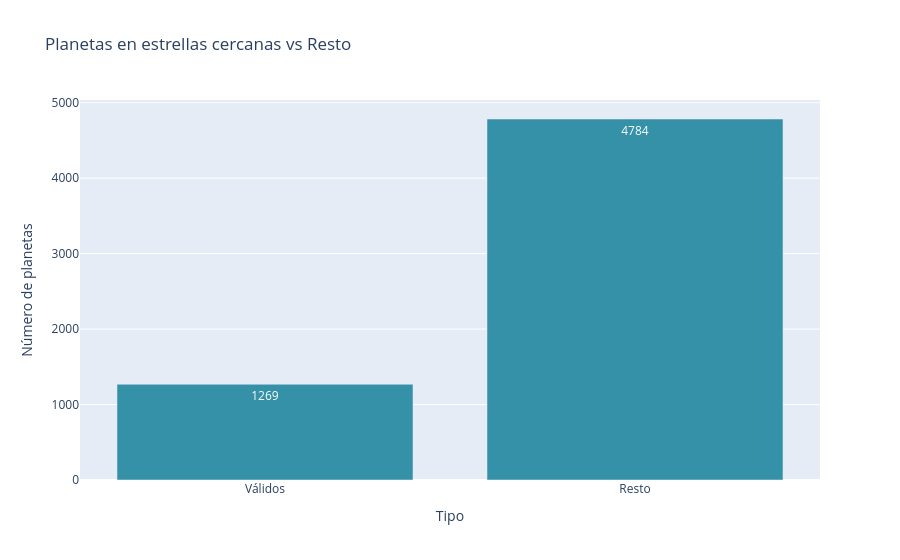

The notebook cell saved with this chart:
### Code cell
# Calculamos porcentaje de planetas en estrellas cercanas 
total = len(sub)
validos_count = sub['cerca'].sum()
porcentaje = 100 * validos_count / total

print(f'Porcentaje de planetas válidos: {round(porcentaje,3)} %')

summary = pd.DataFrame({'Tipo': ['Válidos', 'Resto'],
                        'Cantidad': [validos_count, total - validos_count]
                        })

fig = px.bar(summary,
             x='Tipo',
             y='Cantidad',
             color_discrete_sequence=['#3591A8'],
             title='Planetas en estrellas cercanas vs Resto',
             text='Cantidad'
             )

fig.update_layout(yaxis_title='Número de planetas')
fig.show();

### Figure 1 — Plotly figure (JSON) as saved in the notebook; plotly's stock layout.template omitted (floating-point values rounded to 4 significant figures)
{"data": [{"hovertemplate": "Tipo=%{x}<br>Cantidad=%{text}<extra></extra>", "legendgroup": "", "marker": {"color": "#3591A8", "pattern": {"shape": ""}}, "name": "", "orientation": "v", "showlegend": false, "text": [1269.0, 4784.0], "textposition": "auto", "type": "bar", "x": ["Válidos", "Resto"], "xaxis": "x", "y": [1269, 4784], "yaxis": "y"}], "layout": {"barmode": "relative", "legend": {"tracegroupgap": 0}, "title": {"text": "Planetas en estrellas cercanas vs Resto"}, "xaxis": {"anchor": "y", "domain": [0, 1], "title": {"text": "Tipo"}}, "yaxis": {"anchor": "x", "domain": [0, 1], "title": {"text": "Número de planetas"}}}}
